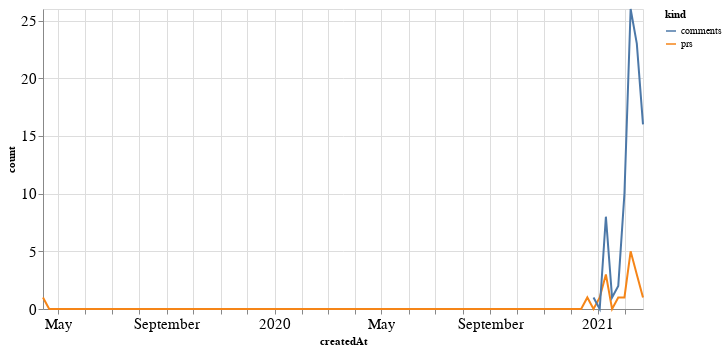

Write notebook code for a chart like this one.
### Code cell
alt.Chart(total_time, width=600).mark_line().encode(
    x='createdAt',
    y='count',
    color='kind'
)

### Figure 1 — Vega-Lite specification as saved in the notebook (floating-point values rounded to 4 significant figures; data arrays with more than 128 entries replaced by an {"elided": "..."} marker saying what was removed)
{"config": {"axisLeft": {"labelFontSize": 15}, "axisBottom": {"labelFontSize": 15}}, "data": {"name": "data-b4f70b6d9e9b7d57305fe0fb00547ea9"}, "mark": "line", "encoding": {"color": {"type": "nominal", "field": "kind"}, "x": {"type": "temporal", "field": "createdAt"}, "y": {"type": "quantitative", "field": "count"}}, "width": 600, "$schema": "https://vega.github.io/schema/vega-lite/v4.8.1.json", "datasets": {"data-b4f70b6d9e9b7d57305fe0fb00547ea9": {"elided": "196 records"}}}
